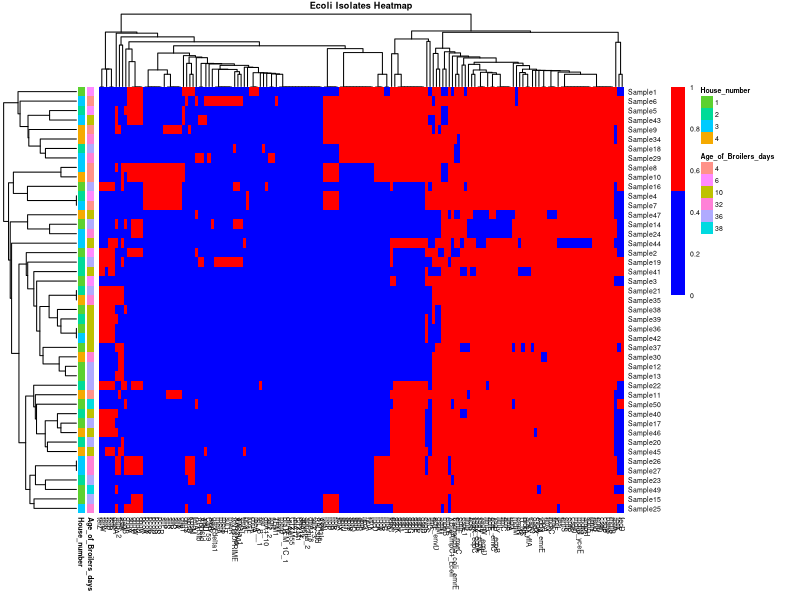
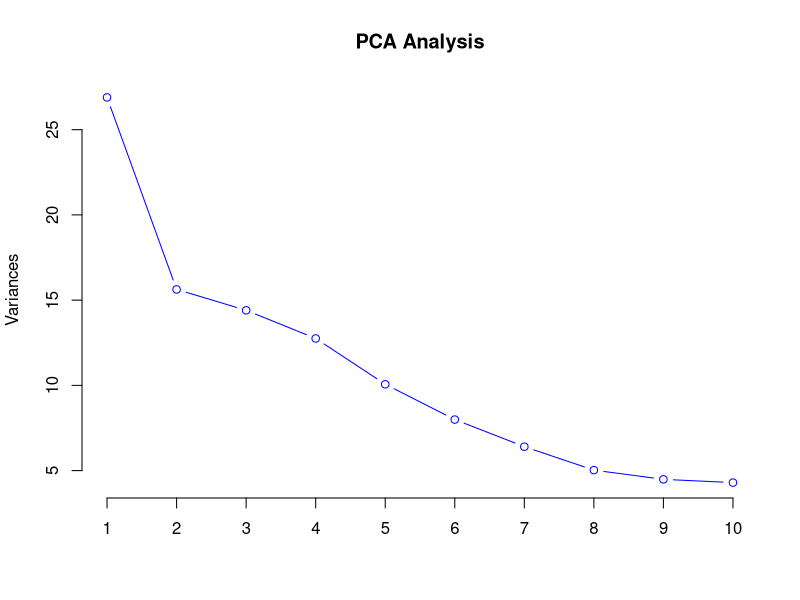
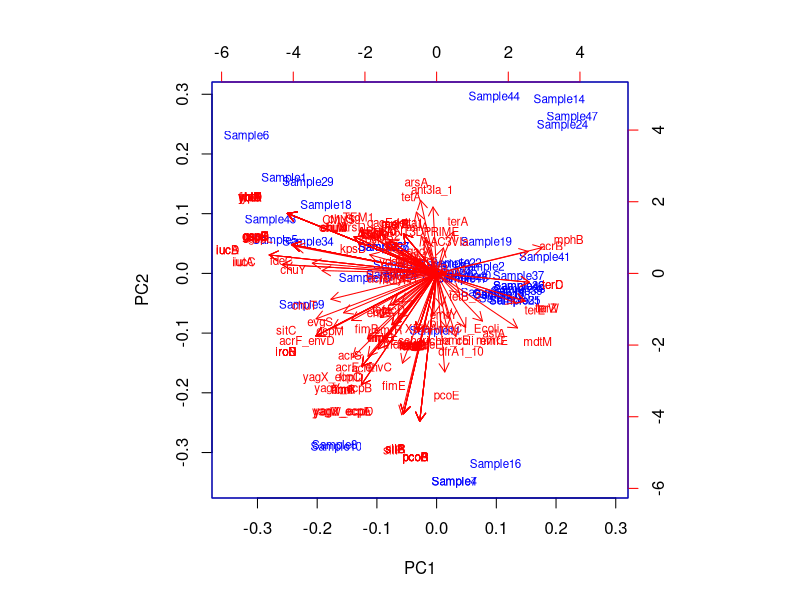
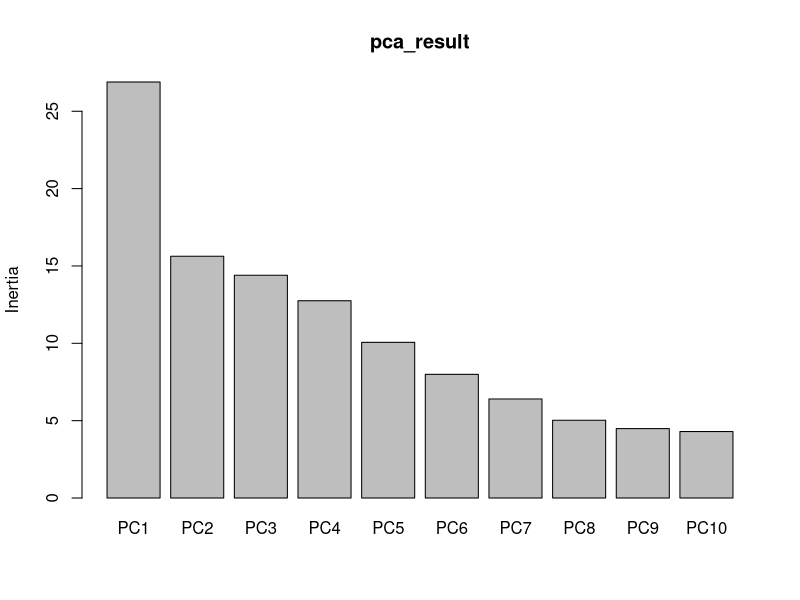
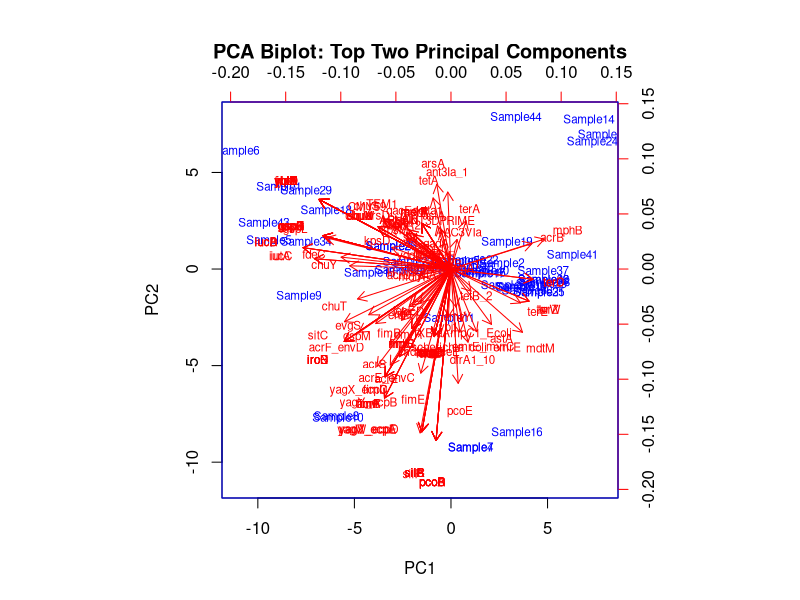
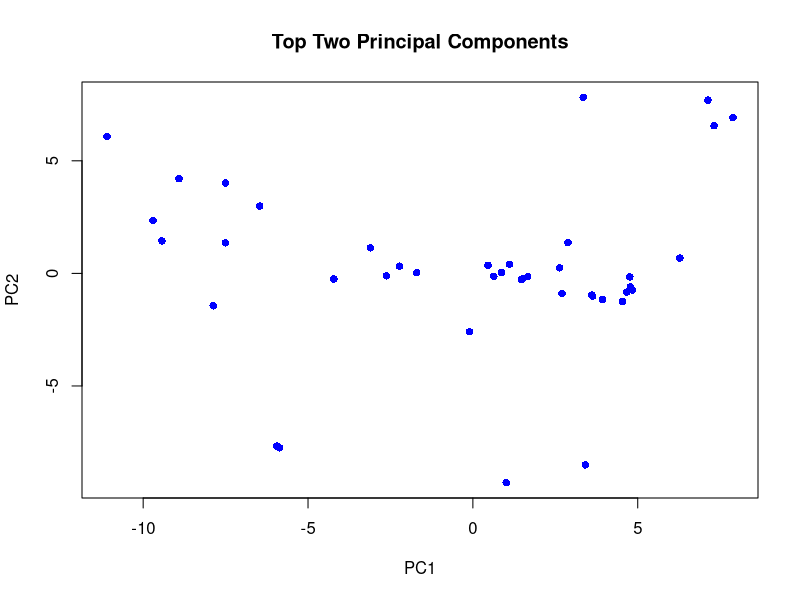
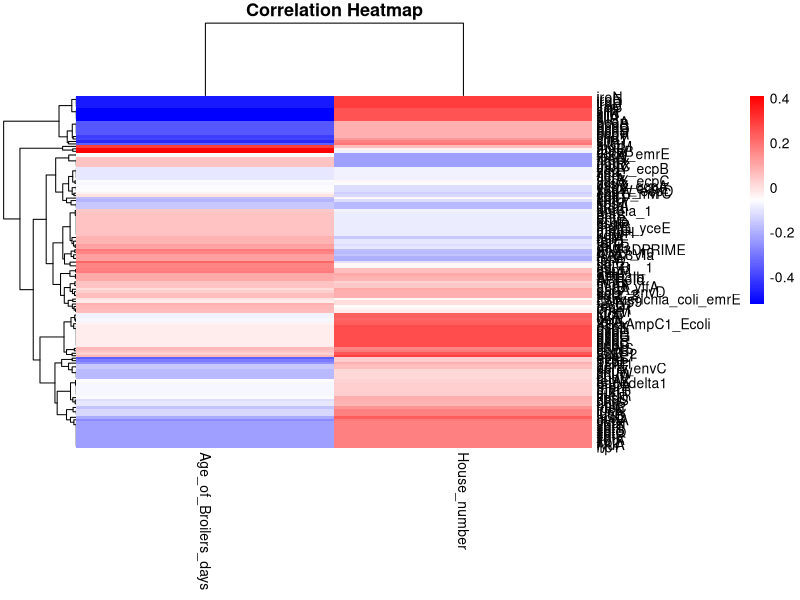

Here is the R script that generated these plots, in order:

library(tidyr)
library(dplyr)
library(pheatmap)
library(vegan)

metadata.df <- as.data.frame(read.csv("Metadata_Exercise1.csv", header = TRUE, row.names = 1))
pres_abs.df <-as.data.frame(read.csv("Gene_data_Exercise1.csv", row.names = 1))

metadata.df$Age_of_Broilers_days <- as.factor(metadata.df$Age_of_Broilers_days)
metadata.df$House_number <- as.factor(metadata.df$House_number)

metadata_subset.df <- data.frame(
  Age_of_Broilers_days = as.factor(metadata.df$Age_of_Broilers_days),
  House_number = as.factor(metadata.df$House_number)
)

rownames(metadata_subset.df) <- rownames(metadata.df)

print(colnames(metadata_subset.df))

pdf(file = "Heatmap.pdf", height = 7.8, width = 7)
pheatmap(
  pres_abs.df[,1:164],
  main = "Ecoli Isolates Heatmap",
  annotation_row = metadata_subset.df,
  cluster_rows = TRUE,
  show_rownames = TRUE,
  cluster_cols = TRUE,
  border_color = NA,
  kmeans_k = NA,
  clustering_method = "average",
  fontsize = 5,
  scale = "none",
  color = c("blue", "red")
)
dev.off()

gene_data <- pres_abs.df[, 1:164]

non_constant_cols <- apply(gene_data, 2, sd) != 0
gene_data <- gene_data[, non_constant_cols]

scaled_gene_data <- scale(gene_data)

pca_result <- prcomp(scaled_gene_data, center = TRUE, scale. = TRUE)

plot(pca_result, type = "l", col = "blue", main = "PCA Analysis")

biplot(pca_result, col = c("blue", "red"), cex = 0.7)

screeplot(pca_result)

summary(pca_result)

pdf(file = "PCA_Biplot.pdf", height = 8, width = 8)
biplot(pca_result, scale = 0, col = c("blue", "red"), cex = 0.7,
       main = "PCA Biplot: Top Two Principal Components")
dev.off()

pdf(file = "PCA.pdf", height = 6, width = 6)
plot(pca_result$x[, 1:2], type = "p", col = "blue", pch = 16, main = "Top Two Principal Components")
dev.off()

metadata_subset.df$Age_of_Broilers_days <- as.numeric(metadata_subset.df$Age_of_Broilers_days)
metadata_subset.df$House_number <- as.numeric(metadata_subset.df$House_number)

correlation_results <- cor(gene_data, metadata_subset.df, method = "pearson")  # You can use "spearman" for Spearman correlation

pdf(file = "Correlation.pdf", height = 10, width = 10)
# Plot heatmap of correlation results using pheatmap
pheatmap(correlation_results, 
         scale = "none",  # You can customize the scaling if needed
         clustering_distance_rows = "euclidean",  # Adjust clustering parameters as needed
         clustering_distance_cols = "euclidean",
         color = colorRampPalette(c("blue", "white", "red"))(100),  # Specify color palette
         main = "Correlation Heatmap")
dev.off()
